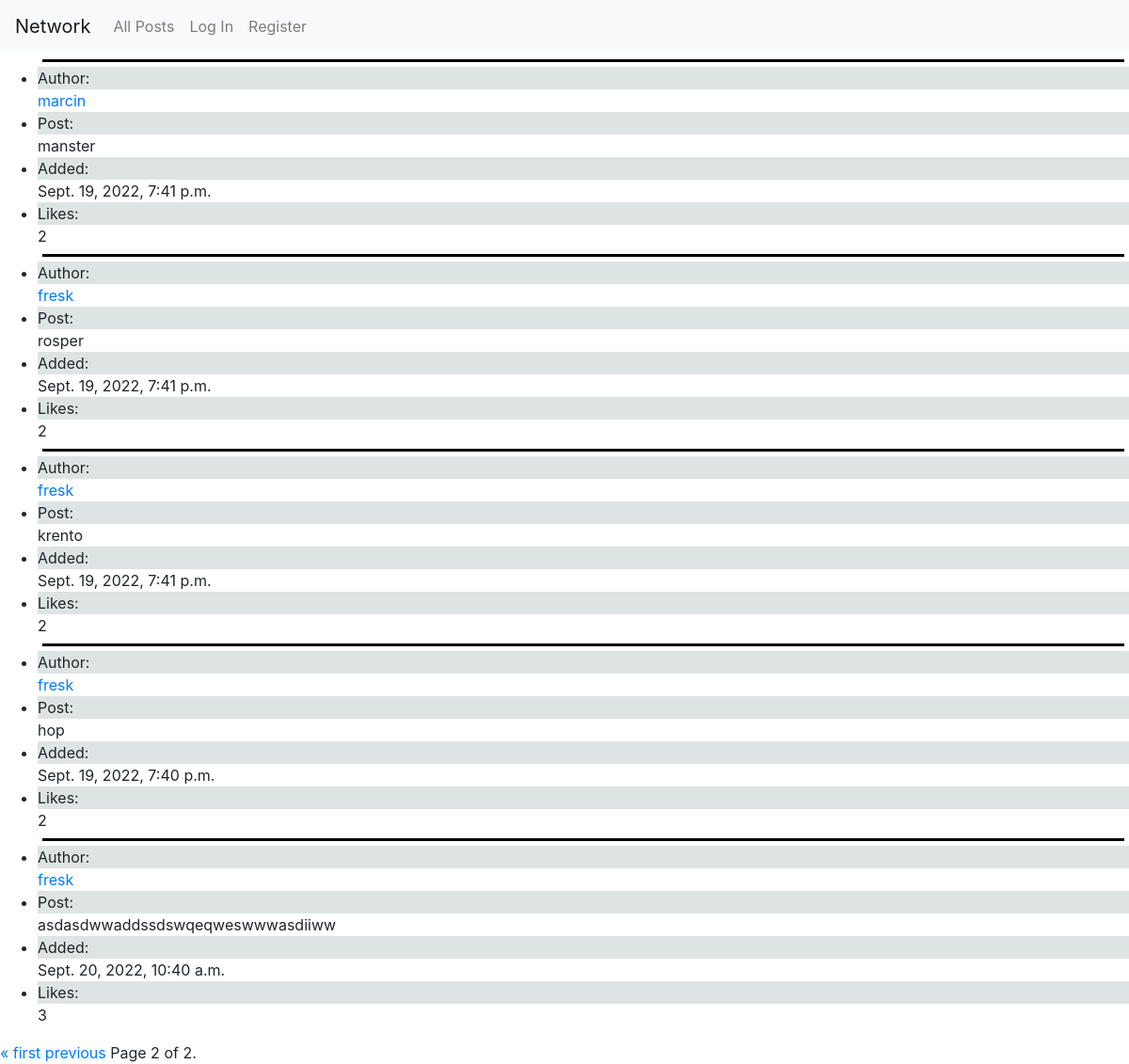
Screenshot of /?page=2 with the database file from the repository.
### network/models.py (models this page shows, shortened)
class New_post(models.Model):
    poster = models.ForeignKey(User, on_delete=models.CASCADE, related_name="poster")
    post = models.TextField(max_length=500)
    date = models.DateTimeField(auto_now_add=True)
    likes = models.IntegerField(default=0)
    u_likes = models.ManyToManyField(User, blank=True, related_name="u_likes")

class User(AbstractUser):
    followers_number = models.IntegerField(default=0)
    following_number = models.IntegerField(default=0)
    followers = models.ManyToManyField("self", blank=True, symmetrical=False, related_name="u_followers")
    following = models.ManyToManyField("self", blank=True,  symmetrical=False, related_name="u_following")

### network/views.py (the view)
# urls.py: path("", views.index, name="index"),
def index(request):
    posts = list(reversed(New_post.objects.all()))
    paginator = Paginator(posts, 10)
    page_number = request.GET.get('page')
    page_obj = paginator.get_page(page_number)
    return render(request, "network/index.html", {
        "page_obj": page_obj,
        "page_number": page_number
    })

### network/templates/network/index.html (shortened to what this page needs)
{% extends "network/layout.html" %}
{% load static %}
{% block body %}
    <ul id="page{{ page_obj.number }}">
        {% for post in page_obj %}
            <div class="line"></div>
            <div>
                <li>
                    <div class="grey">Author:</div>
                    <a href="{% url 'profile' post.poster.id %}">{{ post.poster }}</a>
                </li>
                <div class="post" id="post_{{ post.id }}">
                    <li>
                        <div class="grey">Post:</div><div id="hid_{{ post.id }}">{{ post.post }}</div>
                    </li>
                </div>
                <li><div class="grey">Added:</div>{{ post.date }}</li>
                <li><div class="grey">Likes:</div><div id="likes_{{ post.id }}">{{ post.likes }}</li></div>
                {% empty %}
                <li>No current posts</li>
            </div>
            {% endfor %}
    </ul>
    <div class="pagination">
        <span class="step-links">
            {% if page_obj.has_previous %}
                <a href="?page=1">&laquo; first</a>
                <a href="?page={{ page_obj.previous_page_number }}">previous</a>
            {% endif %}
            <span class="current">
                Page {{ page_obj.number }} of {{ page_obj.paginator.num_pages }}.
            </span>
        </span>
    </div>
{% endblock %}

### network/static/network/styles.css (style rules this page uses)
.line { border-bottom: 3px solid black; height: 5px; margin: 5px; }
.grey { background-color: rgba(210, 218, 218, 0.733); }

### rows the page displays
New_post: poster "marcin", post "manster", date "Sept. 19, 2022, 7:41 p.m.", likes "2"
New_post: poster "fresk", post "rosper", date "Sept. 19, 2022, 7:41 p.m.", likes "2"
New_post: poster "fresk", post "krento", date "Sept. 19, 2022, 7:41 p.m.", likes "2"
New_post: poster "fresk", post "hop", date "Sept. 19, 2022, 7:40 p.m.", likes "2"
New_post: poster "fresk", post "asdasdwwaddssdswqeqweswwwasdiiww", date "Sept. 20, 2022, 10:40 a.m.", likes "3"

### other values shown
{{ page_obj.number }} "2"
{{ page_obj.paginator.num_pages }} "2"
